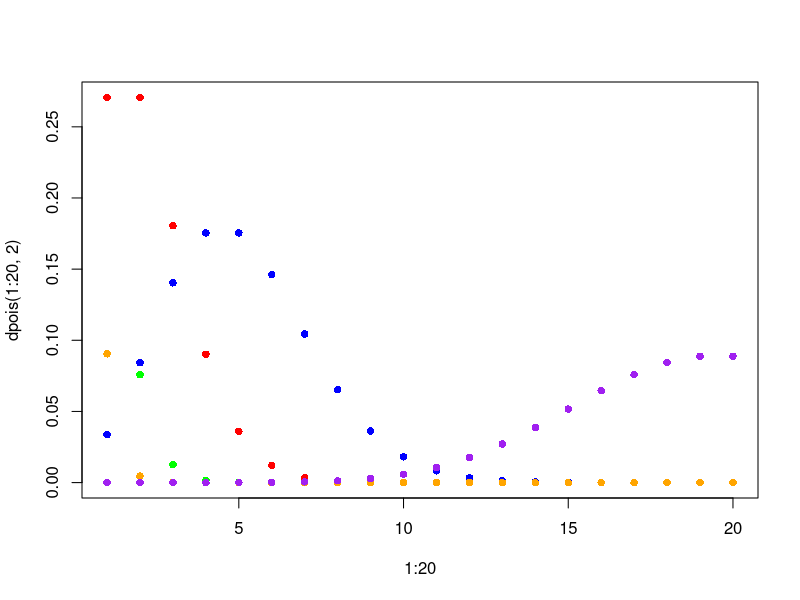
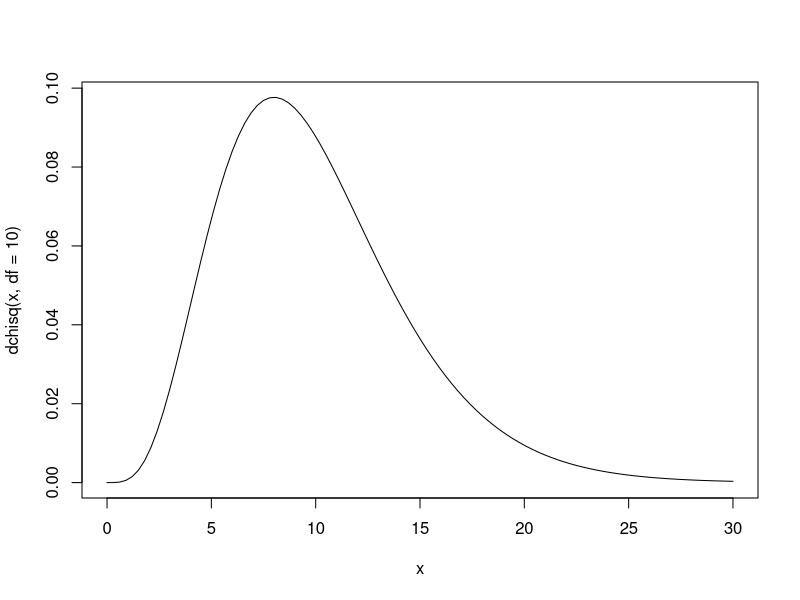
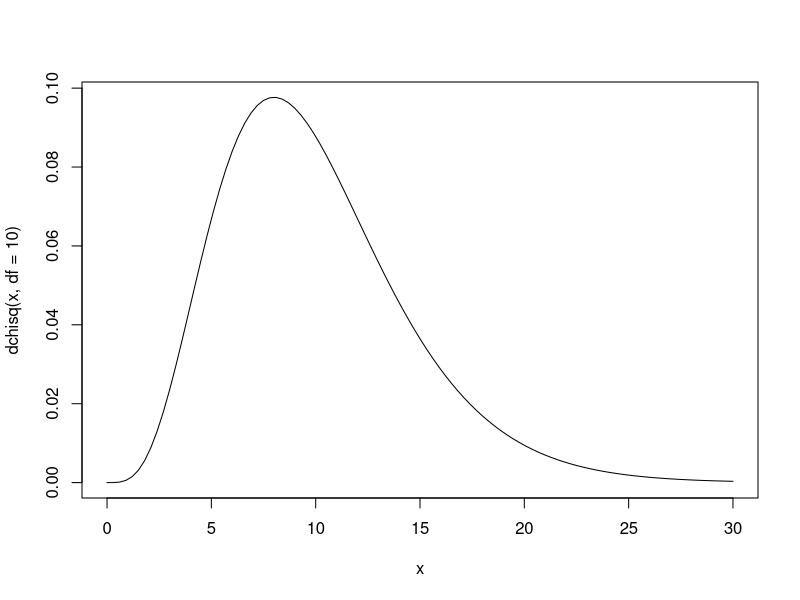

R code for these plots, in order:
plot(1:20, dpois(1:20, 2), pch=16, col="red")
points(1:20, dpois(1:20, 5), pch=16, col="blue")
points(1:20, dpois(1:20, 0.5), pch=16, col="green")
points(1:20, dpois(1:20, 0.1), pch=16, col="orange")
points(1:20, dpois(1:20, 20), pch=16, col="purple")
dev.off()
curve(dchisq(x, df=10), from=0, to=30, add=T)
curve(dchisq(x, df=10), from=0, to=30)
ceiling(qnorm(1-0.2005, mean=78, sd=sqrt(53.29)))
1 - pnorm(0.8398366)
qpcr = read.table("Lab9data/qpcr_data.csv", header=T, sep=",")
diff = qpcr$Control - qpcr$Gene.A
wild_diff = diff[1:4]
m_diff = diff[5:8]
t.test(wild_diff, mu=mean(m_diff))
b_diff = qpcr$Control - qpcr$Gene.B
b_wild_diff = b_diff[1:4]
b_m_diff = b_diff[5:8]
t.test(b_wild_diff, mu=mean(b_m_diff))
survey = read.table("lab1.surveydata.txt", header=T, as.is=T)
result = t.test(survey$height_inches[which(survey$sex=="F")], mu=64)
print(result$statistic)
print(result$p.value)
incomes = read.table("Lab9data/paygap.txt", header = T, sep="\t", as.is=T)
summary(lm(FtoMRatio~Prop_Obama, data=incomes))
cor(incomes$Prop_Obama, incomes$FtoMRatio)^2
xbar = mean(incomes$FtoMRatio)
ybar = mean(incomes$Prop_Obama)
xvars = incomes$FtoMRatio - xbar
yvars = incomes$Prop_Obama - ybar
r = sum(xvars * yvars)/sqrt(sum(xvars^2)*sum(yvars^2))
time = read.table("Lab9data/timedata.txt", header=T, sep="\t", as.is=T)
head(time)